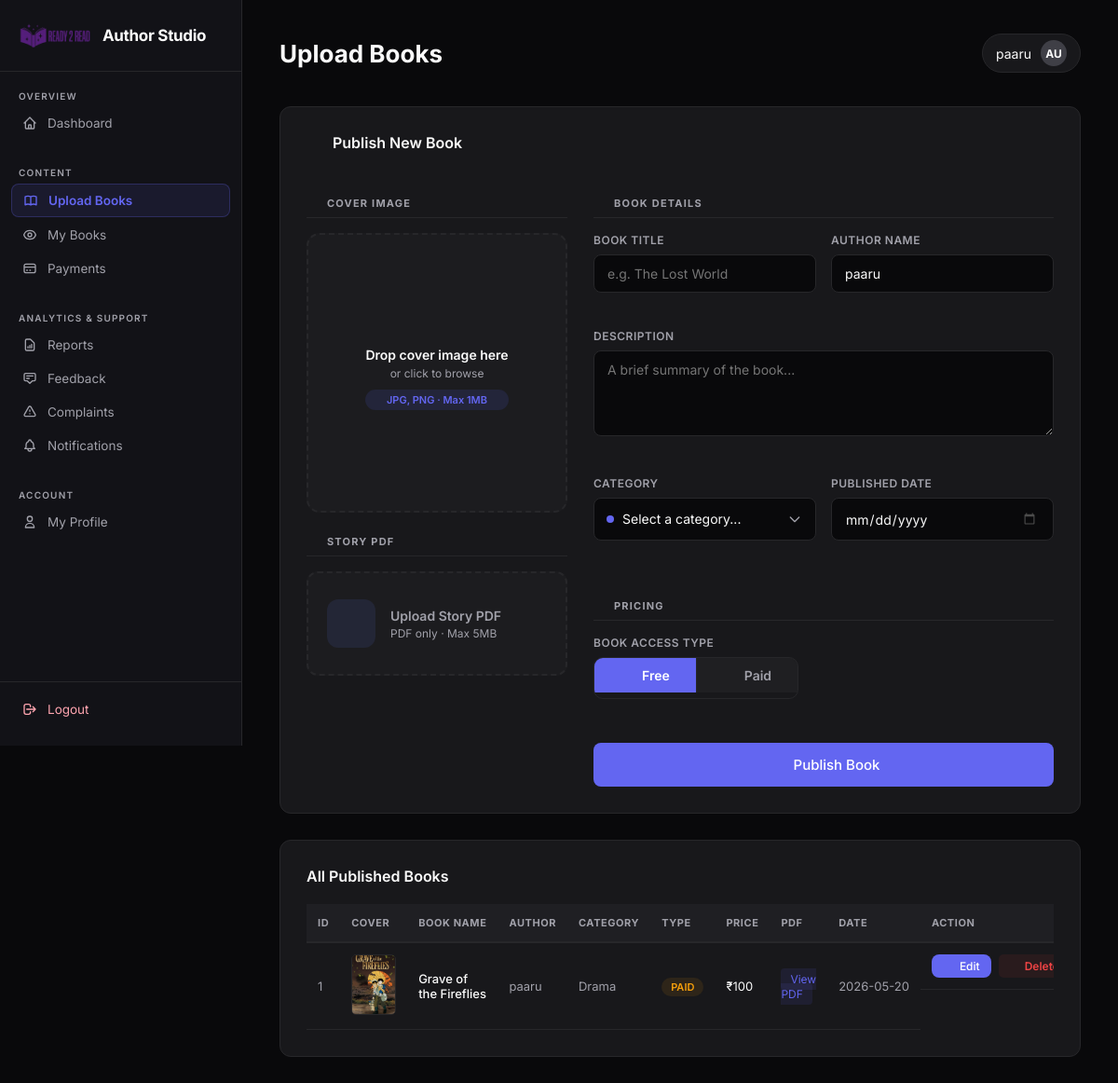
/author/Books.php (signed in), run on the app's committed database.
### tables this page shows
CREATE TABLE IF NOT EXISTS `books` (
  `bid` int NOT NULL AUTO_INCREMENT,
  `bname` varchar(50) NOT NULL,
  `AuthorName` varchar(20) NOT NULL,
  `description` text NOT NULL,
  `cid` int NOT NULL,
  `CoverImage` varchar(255) NOT NULL,
  `story` text NOT NULL,
  `is_paid` varchar(10) NOT NULL,
  `price` int NOT NULL,
  `AddedDate` date NOT NULL,
  `status` int NOT NULL DEFAULT '1',
  PRIMARY KEY (`bid`)
);

CREATE TABLE IF NOT EXISTS `category` (
  `cid` int NOT NULL AUTO_INCREMENT,
  `cname` varchar(30) NOT NULL,
  `cdesc` text NOT NULL,
  `cimage` varchar(255) NOT NULL,
  `status` int NOT NULL DEFAULT '1',
  PRIMARY KEY (`cid`)
);

### classes/DataAccess.class.php (called while the page is built, shortened)
<?php
class DataAccess
{
	private $_con,$_query,$_errors;
	public function __construct()
	{
		if(!$this->_con=mysqli_connect(DB_HOST,DB_USER,DB_PASSWORD,DB_NAME))
		{
			die("connection Error");
		}
	}
	public function query($query)
	{
		if(isset($query))
		{
			$query = trim($query);
			$words=explode(' ',$query);
			$this->_query=$query;
			$res=mysqli_query($this->_con,$this->_query);
			if($words[0]=='select' || $words[0]=='Select' || $words[0]=='SELECT')
			{
				if(mysqli_num_rows($res))
				{
					$dataArr=array();
					while($row=mysqli_fetch_assoc($res))
					{
						$dataArr[] = $row;
					}
					return $dataArr;
				}
				else
				{
					return false;
				}
			}
		}
	}
}
?>

### author/Books.php (the view, shortened to what this page needs)
<?php
$dao     = new DataAccess();
$elements = array(
    "bname"=>"","AuthorName"=>$_SESSION['authname'] ?? "","description"=>"","cid"=>"",
    "CoverImage"=>"","story"=>"","is_paid"=>"","price"=>"","AddedDate"=>""
);
$form      = new FormAssist($elements, $_POST);
$labels    = array(
    'bname'=>"Book Name",'AuthorName'=>"Author Name",'description'=>"Description",
    'cid'=>"Category",'CoverImage'=>"Book Image",'story'=>"Story PDF",
    'is_paid'=>"Paid/Free",'price'=>"Price",'AddedDate'=>"Added Date"
);
$rules = array(
    "bname"      => array("required"=>true,"minlength"=>2),
    "AuthorName" => array("required"=>true),
    "description"=> array("required"=>true),
    "cid"        => array("required"=>true),
    "CoverImage" => array("filerequired"=>true),
    "story"      => array("filerequired"=>true),
    "is_paid"    => array("required"=>true),
    "price"      => array("required"=>true),
    "AddedDate"  => array("required"=>true)
);
$validator = new FormValidator($rules, $labels);
include("header.php");
?>
<div class="glass-card" style="margin-bottom:28px;">
    <h2 style="display:flex;align-items:center;gap:8px; margin-bottom:24px; font-size:16px; font-weight:600;">
        <i data-lucide="plus-circle" style="width:20px;height:20px;stroke:var(--accent);"></i> Publish New Book
    </h2>
    <form id="bookForm" action="" method="POST" enctype="multipart/form-data">
    <div class="book-form-grid">
        <div>
            <div class="form-divider"><i data-lucide="image" style="width:14px;height:14px;"></i> Cover Image</div>
            <label class="dropzone dropzone-cover" id="coverZone">
                <div id="coverPlaceholder" style="padding:40px 20px;">
                    <div class="dropzone-title">Drop cover image here</div>
                    <div class="dropzone-sub">or click to browse</div>
                    <div class="dropzone-badge">JPG, PNG · Max 1MB</div>
                </div>
            </label>
            <div class="form-divider" style="margin-top:24px;"><i data-lucide="file-text" style="width:14px;height:14px;"></i> Story PDF</div>
            <label class="dropzone-pdf" id="pdfZone">
                <div class="pdf-icon-wrap">
                    <i data-lucide="file-text" style="width:24px;height:24px;stroke:var(--accent);"></i>
                </div>
                <div>
                    <div id="pdfTitle" style="font-size:14px;font-weight:600;margin-bottom:3px;">Upload Story PDF</div>
                    <div id="pdfSub" style="font-size:12px;color:var(--text-muted);">PDF only · Max 5MB</div>
                </div>
                <i data-lucide="upload" style="width:18px;height:18px;stroke:var(--text-muted);margin-left:auto;flex-shrink:0;"></i>
            </label>
        </div>
        <div>
            <div class="form-divider"><i data-lucide="book-open" style="width:14px;height:14px;"></i> Book Details</div>
            <div style="display:grid;grid-template-columns:1fr 1fr;gap:16px;">
                <div class="fg">
                    <label>Book Title</label>
                    <?= $form->textBox('bname', array('class'=>'form-control','placeholder'=>'e.g. The Lost World')); ?>
                    <div class="err"><?= $validator->error('bname') ?></div>
                </div>
                <div class="fg">
                    <label>Author Name</label>
                    <?= $form->textBox('AuthorName', array('class'=>'form-control','placeholder'=>'e.g. pen name')); ?>
                    <div class="err"><?= $validator->error('AuthorName') ?></div>
                </div>
            </div>
            <div class="fg">
                <label>Description</label>
                <textarea name="description" class="form-control" rows="4" style="resize:vertical;" placeholder="A brief summary of the book..."><?= htmlspecialchars($_POST['description'] ?? '') ?></textarea>
                <div class="err"><?= $validator->error('description') ?></div>
            </div>
            <div style="display:grid;grid-template-columns:1fr 1fr;gap:16px;">
                <div class="fg">
                    <label>Category</label>
                    <div class="cat-select-wrap">
                        <select name="cid" class="form-control" required>
                            <option value="">Select a category...</option>
                        </select>
                    </div>
                    <div class="err"><?= $validator->error('cid') ?></div>
                </div>
                <div class="fg">
                    <label>Published Date</label>
                    <?= $form->inputBox('AddedDate', array('class'=>'form-control'), "date"); ?>
                    <div class="err"><?= $validator->error('AddedDate') ?></div>
                </div>
            </div>
            <div class="form-divider"><i data-lucide="tag" style="width:14px;height:14px;"></i> Pricing</div>
            <div class="fg">
                <label>Book Access Type</label>
                <div class="type-toggle">
                    <label for="type_free">
                        <i data-lucide="unlock" style="width:15px;height:15px;"></i> Free
                    </label>
                    <label for="type_paid">
                        <i data-lucide="lock" style="width:15px;height:15px;"></i> Paid
                    </label>
                </div>
                <div class="err"><?= $validator->error('is_paid') ?></div>
            </div>
            <button type="submit" name="btn_insert" class="btn btn-primary" style="width:100%;justify-content:center;gap:10px;padding:14px;font-size:15px;margin-top:8px;">
                <i data-lucide="upload-cloud" style="width:18px;height:18px;"></i> Publish Book
            </button>
        </div>
    </div>
    </form>
</div>
<div class="glass-card">
    <h2 style="font-size:16px;font-weight:600;margin-bottom:20px;">All Published Books</h2>
    <div class="table-wrap">
    <table>
        <thead>
            <tr>
                <th>ID</th>
                <th>Cover</th>
                <th>Book Name</th>
                <th>Author</th>
                <th>Category</th>
                <th>Type</th>
                <th>Price</th>
                <th>PDF</th>
                <th>Date</th>
                <th>Action</th>
            </tr>
        </thead>
        <tbody>
        <?php
        $authorName = addslashes($_SESSION['authname'] ?? '');
        $books = $dao->query("SELECT b.bid,b.bname,b.AuthorName,b.description,c.cname,b.CoverImage,b.story,b.is_paid,b.price,b.AddedDate FROM books b LEFT JOIN category c ON b.cid=c.cid WHERE b.status=1 AND b.AuthorName='$authorName' ORDER BY b.bid DESC");
        if (!empty($books)):
            $sl = 1;
            foreach ($books as $b):
        ?>
        <tr>
            <td style="color:var(--text-muted);"><?= $sl++ ?></td>
            <td><img src="../uploads/<?= htmlspecialchars($b['CoverImage']) ?>" onerror="this.src='../uploads/placeholder.png'"></td>
            <td style="font-weight:500;max-width:160px;"><?= htmlspecialchars($b['bname']) ?></td>
            <td style="color:var(--text-muted);"><?= htmlspecialchars($b['AuthorName']) ?></td>
            <td style="color:var(--text-muted);"><?= htmlspecialchars($b['cname'] ?? '—') ?></td>
            <td>
                <?php if ($b['is_paid']=='free'): ?>
                    <span class="badge badge-free">Free</span>
                <?php else: ?>
                    <span class="badge badge-paid">Paid</span>
                <?php endif; ?>
            </td>
            <td><?= $b['is_paid']=='free' ? '<span style="color:var(--text-muted);">—</span>' : '₹'.$b['price'] ?></td>
            <td>
                <a href="../uploadpdf/<?= htmlspecialchars($b['story']) ?>" target="_blank"
                   style="color:var(--accent);font-size:12px;text-decoration:none;background:var(--accent-soft);padding:4px 10px;border-radius:4px;">
                   View PDF
                </a>
            </td>
            <td style="color:var(--text-muted);white-space:nowrap;"><?= $b['AddedDate'] ?></td>
            <td style="display:flex; gap:8px; align-items:center; padding:12px;">
                <a href="editBook.php?bid=<?= $b['bid'] ?>" class="btn" style="padding:5px 12px; font-size:12px; display:flex; align-items:center; gap:5px;">
                    <i data-lucide="pencil" style="width:13px;height:13px;"></i> Edit
                </a>
                <a href="Books.php?delete=<?= $b['bid'] ?>"
                   class="action-link act-delete"
                   style="display:flex; align-items:center; gap:5px; padding:5px 10px;"
                   onclick="return confirm('Remove this book? This cannot be undone.')"><i data-lucide="trash-2" style="width:13px;height:13px;"></i> Delete</a>
            </td>
        </tr>
        <?php endforeach; else: ?>
        <tr><td colspan="10" style="padding:30px;text-align:center;color:var(--text-muted);">No books published yet.</td></tr>
        <?php endif; ?>
        </tbody>
    </table>
    </div>
</div>
<?php include("footer.php"); ?>

### author/header.php (style rules this page uses)
:root { --bg: #09090b; --sidebar: #121217; --card: #18181b; --accent: #6366f1; --accent-glow: rgba(99, 102, 241, 0.4); --accent-soft: rgba(99, 102, 241, 0.1); --border: #27272a; --text-main: #fafafa; --text-muted: #a1a1aa; --input-bg: #09090b; }
* { margin:0; padding:0; box-sizing:border-box; font-family:'Inter',sans-serif; }
body { background-color: var(--bg); color: var(--text-main); min-height: 100vh; display: flex; }
.form-control { width:100%; padding:11px 14px; background: var(--input-bg); border:1px solid var(--border); border-radius:8px; color:var(--text-main); font-size:14px; transition:border-color 0.2s; }
label { display:block; font-size:13px; color:var(--text-muted); margin-bottom:6px; }
.btn { display:inline-flex; align-items:center; justify-content:center; padding:11px 22px; background:var(--accent); border:none; color:white; border-radius:8px; cursor:pointer; font-size:14px; font-weight:500; transition:all 0.2s; text-decoration:none; }
.glass-card { background:var(--card); border:1px solid var(--border); padding:28px; border-radius:12px; margin-bottom:28px; }
table { width:100%; border-collapse:collapse; font-size:13px; color:var(--text-main); }
th { background:#1f1f23; color:var(--text-muted); padding:13px 12px; text-align:left; font-size:11px; text-transform:uppercase; letter-spacing:0.05em; border-bottom:2px solid var(--border); white-space:nowrap; }
td { padding:12px; border-bottom:1px solid var(--border); vertical-align:middle; }
.badge { padding:3px 10px; border-radius:20px; font-size:11px; font-weight:600; text-transform:uppercase; }
.badge-paid { background:rgba(245,158,11,0.1); color:#f59e0b; }

### data on the page
books: CoverImage (picture), bname "Grave of the Fireflies", AuthorName "paaru", cid.cname "Drama", is_paid "PAID", price "100", AddedDate "2026-05-20"

### other printed values
$titles[$currentPage] "Upload Books"
$_SESSION['authname'] "paaru"
